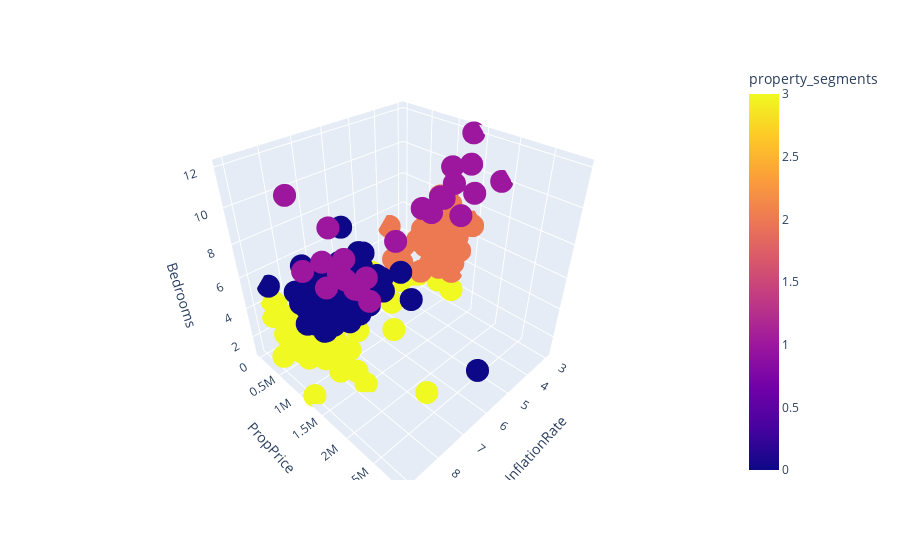

Notebook cell for this chart:
### Code cell
import plotly.express as px

fig = px.scatter_3d(df_NY_Orig_Pred, x='InflationRate', y='PropPrice', z='Bedrooms',
              color='property_segments')
fig.show()

### Figure 1 — Plotly figure (JSON) as saved in the notebook; plotly's stock layout.template omitted (floating-point values rounded to 4 significant figures; data arrays with more than 128 entries replaced by an {"elided": "..."} marker saying what was removed)
{"data": [{"hovertemplate": "InflationRate=%{x}<br>PropPrice=%{y}<br>Bedrooms=%{z}<br>property_segments=%{marker.color}<extra></extra>", "legendgroup": "", "marker": {"color": {"elided": "210 int values"}, "coloraxis": "coloraxis", "symbol": "circle"}, "mode": "markers", "name": "", "scene": "scene", "showlegend": false, "type": "scatter3d", "x": {"elided": "210 float values"}, "y": {"elided": "210 int values"}, "z": {"elided": "210 int values"}}], "layout": {"coloraxis": {"colorbar": {"title": {"text": "property_segments"}}, "colorscale": [[0, "#0d0887"], [0.1111, "#46039f"], [0.2222, "#7201a8"], [0.3333, "#9c179e"], [0.4444, "#bd3786"], [0.5556, "#d8576b"], [0.6667, "#ed7953"], [0.7778, "#fb9f3a"], [0.8889, "#fdca26"], [1, "#f0f921"]]}, "legend": {"tracegroupgap": 0}, "margin": {"t": 60}, "scene": {"domain": {"x": [0, 1], "y": [0, 1]}, "xaxis": {"title": {"text": "InflationRate"}}, "yaxis": {"title": {"text": "PropPrice"}}, "zaxis": {"title": {"text": "Bedrooms"}}}}}
